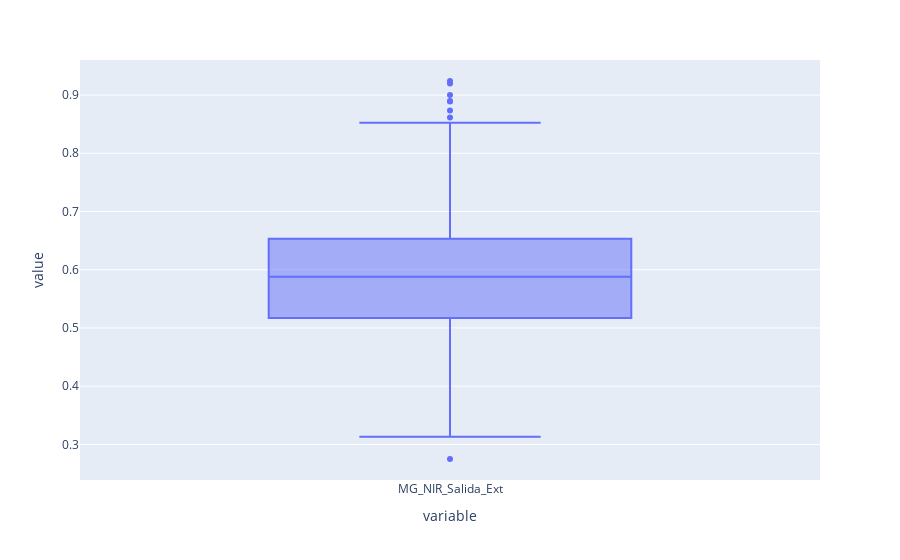

Here is the notebook cell this chart was saved with:
### Code cell
y.plot(kind='box')
# y.plot(kind='box', colormap='winter', backend = 'holoviews')

### Figure 1 — Plotly figure (JSON) as saved in the notebook; plotly's stock layout.template omitted (floating-point values rounded to 4 significant figures; data arrays with more than 128 entries replaced by an {"elided": "..."} marker saying what was removed)
{"data": [{"alignmentgroup": "True", "hovertemplate": "variable=%{x}<br>value=%{y}<extra></extra>", "legendgroup": "", "marker": {"color": "#636efa"}, "name": "", "notched": false, "offsetgroup": "", "orientation": "v", "showlegend": false, "type": "box", "x": {"elided": "3265 str values"}, "x0": " ", "xaxis": "x", "y": {"elided": "3265 float values"}, "y0": " ", "yaxis": "y"}], "layout": {"boxmode": "group", "legend": {"tracegroupgap": 0}, "margin": {"t": 60}, "xaxis": {"anchor": "y", "domain": [0, 1], "title": {"text": "variable"}}, "yaxis": {"anchor": "x", "domain": [0, 1], "title": {"text": "value"}}}}
